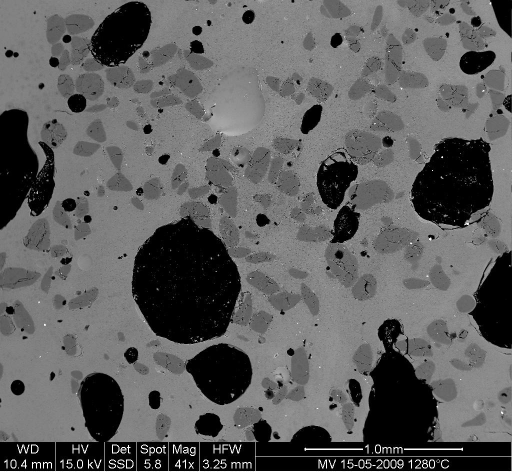
#> input picture image/MV_HFV_012.jpg, 1024 x 943 px (shown at 1/2 size)
$ jupyter execute --allow-errors Scipy.ipynb   (older library calls are emulated)
#> lines starting #> are read from the running program, lines starting #| are printed output that depends on the picture; after the words box and inside, x2 and y2 are one past the last pixel; in counts of white or black regions, pixels touching at a corner belong together
# high-level scientific computing

* scipy는 과학기술 계산을 위한 패키지임

### Interpolation(보간법)
scipy.interpolate 는 실험 결과 자료로 부터 실험하지 않은 결과를 추정하는데 유용한 방법이다.

[cell 1]
import numpy as np
from matplotlib import pyplot as plt
measured_time = np.linspace(0, 1, 10)
noise = (np.random.random(10)*2 - 1) * 1e-1
measures = np.sin(2 * np.pi * measured_time) + noise
measures

[cell 2]
noise

[cell 3]
plt.plot(measured_time, measures) # 시험을 통해 10개 포인트의 결과를 얻었다고 가정하자.
plt.show()
#> figure, not shown here; curve peaks at x = 0.222, y = 1.01

[cell 4]
# 관측하지 않은 포인트의 값을 추정해보자.
from scipy.interpolate import interp1d
linear_interp = interp1d(measured_time, measures)
interpolation_time = np.linspace(0, 1, 50)
linear_results = linear_interp(interpolation_time)
linear_results # 선형 보간법에 의해 50개의 포인트를 추정하였다.

[cell 5]
plt.plot(interpolation_time, linear_results)
plt.show()
#> figure, not shown here; curve peaks at x = 0.224, y = 1

[cell 6]
# 3차 곡선 보간에 의해 추정
cubic_interp = interp1d(measured_time, measures, kind='cubic')
cubic_results = cubic_interp(interpolation_time)
plt.plot(interpolation_time, cubic_results)
plt.show()
#> figure, not shown here; curve peaks at x = 0.245, y = 1.02

### Optimization and fit (최적 적합)

[cell 7]
import numpy as np
from matplotlib import pyplot as plt
x_data = np.linspace(-5, 5, num=50)
y_data = 2.9 * np.sin(1.5 * x_data) + np.random.normal(size=50) # noise발생

[cell 8]
plt.scatter(x_data, y_data)
plt.show()

[cell 9]
def test_func(x, a, b):
    return a * np.sin(b * x)
from scipy import optimize
params, params_covariance = optimize.curve_fit(test_func, x_data, y_data)
print(params)

[cell 10]
yHat = test_func(x_data, params[0], params[1])
plt.scatter(x_data, y_data)
plt.plot(x_data, yHat)
plt.show()
#> figure, not shown here; curve peaks at x = -3.16, y = 2.76

### Finding minimum of scalar function

[cell 11]
def f(x):
    return x**2 + 10*np.sin(x)

x = np.arange(-10, 10, 0.1)
plt.plot(x, f(x))
plt.show() # 이 함수의 최소는 -1.3 근방이고, 지역 최소는 3.8 근방이다.
#> figure, not shown here; curve peaks at x = -10, y = 105.4

[cell 12]
from scipy import optimize
result = optimize.minimize(f, x0=0)
result.x

### Bisection Method(이분법)

* Step 1: 초기값 a, b를 설정한다. (해를 포함하는 구간으로 설정)<br>

   Let interval = (b-a) / 2; m = a + interval

* Step 2: Convexity를 체크한다.<br>

   상단 그림은 해가 [a, b] 사이에 있는 것이고, 하단 그림은 [a, b] 사이에 해가 없는 경우이다. <br>
   만약 해가  [a, b]에 있다면, f(a), f(b) > f(m)를 만족한다. <br>
   이때는 b=m, m = (a+b)/2, interval = interval / 2 로 수정하고 반복한다.<br>
   해가 [a, b]에 없다면 움직이는 방향을 결정해야 한다.<br>
   만약, f(a) > f(m) > f(b) 이라면 오른쪽으로 움직이고 f(a) < f(m) < f(b)라면 왼쪽으로 움직인다. <br>
   오른쪽으로 움직일 때에는 a = a + interval, 왼쪽으로 움직일 때에는 a = a - interval 로 정의하고 <br>
   m = a + interval, b = m + interval 로 정의하고 반복하다.<br>

   interval이 너무 작아 무시할 만하면 반복을 중지하고 m을 출력한다.

<br>

###  Gradient Descent Algorithm(경사하강법)
$ x = x - \alpha \frac {\partial}{\partial x} f(x), \alpha $  is learning rate
#### Exercise: 2차원 함수의 최소 위치 구하기
The six-hump camelback function
$$ f(x,y) =\big (4 - 2.1 x^2 + \frac {x^4}{3} \big)x^2 + xy+(4y^2 -4)y^2 $$

위 함수는 global minimum과 여러개의 local minimum을 갖는다.<br>
이 함수의 global minimum 위치를 구해보자.

[cell 13]
import numpy as np
from matplotlib import pyplot as plt

# Define the function that we are interested in
def sixhump(x):
    return ((4 - 2.1*x[0]**2 + x[0]**4 / 3.) * x[0]**2 + x[0] * x[1]
           + (-4 + 4*x[1]**2) * x[1] **2)
# Make a grid to evaluate the function (for plotting)
x = np.linspace(-2, 2)
y = np.linspace(-1, 1)
xg, yg = np.meshgrid(x, y)

[cell 14]
from mpl_toolkits.mplot3d import Axes3D
fig = plt.figure()
ax = fig.add_subplot(111, projection='3d')
surf = ax.plot_surface(xg, yg, sixhump([xg, yg]), rstride=1, cstride=1,
cmap=plt.cm.jet, linewidth=0, antialiased=False)
ax.set_xlabel('x')
ax.set_ylabel('y')
ax.set_zlabel('f(x, y)')
ax.set_title('Six-hump Camelback function')
plt.show()

[cell 15]
from scipy import optimize
x_min = optimize.minimize(sixhump, x0=[-2,1])
print(x_min.x[0], x_min.x[1])

[cell 16]
# Show the function in 2D
plt.imshow(sixhump([xg, yg]), extent=[-2, 2, -1, 1])
plt.colorbar()
# And the minimum that we've found:
plt.scatter(x_min.x[0], x_min.x[1])
plt.show()

### 함수의 해 구하기
f(x) = 0를 만족하는 해를 구해보자.

[cell 17]
def f(x):
    return x**2 + 10*np.sin(x)
root = optimize.root(f, x0=1)

[cell 18]
x = np.arange(0, 2*np.pi, 0.1)
plt.plot(x, f(x))
plt.show()
#> figure, not shown here; curve peaks at x = 6.2, y = 37.61

[cell 19]
root.x

[cell 20]
root2 = optimize.root(f, x0 =-2.5)

[cell 21]
root2.x

[cell 22]
f(-2.47948183)

###  Image manipulation: scipy.ndimage

[cell 23]
from scipy import misc # Load an image
#> (the rest of this cell did not finish here and is left out)

#> (a cell that did not finish here is left out)

* 이미지 회전 알고리즘 <br>
  P(x,y)를 각도 $\theta$ 만큼 반시계방향으로 회전하면 아래와 같이 $P'(xcos(\theta)-ysin(\theta), xsin(\theta)+ycos(\theta)) $ 이 된다.

  이를 행렬로 나타내면

   $$
   \begin{equation*}
   \left(\begin{array}{cc} x'\\
                           y'\end{array}\right) =
   \left(\begin{array}{cc} cos \theta & -sin \theta \\
                           sin \theta & cos \theta \end{array}\right)
   \left(\begin{array}{cc} x\\
                           y\end{array}\right)
\end{equation*}  $$

  이를 변환된 이미지 기준으로 변형하면 아래와 같이 변환하면 된다.

  $$
   \begin{equation*}
   \left(\begin{array}{cc} x\\
                           y\end{array}\right) =
   \left(\begin{array}{cc} cos \theta & sin \theta \\
                           -sin \theta & cos \theta \end{array}\right)
   \left(\begin{array}{cc} x'\\
                           y'\end{array}\right)
\end{equation*}  $$

### Image filtering

[cell 25]
from scipy import misc
#> (the rest of this cell did not finish here and is left out)

#> (a cell that did not finish here is left out)

#> (a cell that did not finish here is left out)

 * Gaussian Filter


 * Median Filter


<br>
median of [33, 54, 67, 84, 102, 163, 189, 212, 224] = 102 <br>
Window[0,0] = 102 (Change 189 -> 102)

[cell 28]
import numpy as np
import matplotlib.pyplot as plt
from scipy import ndimage # Shift, roate and zoom it
dat = plt.imread('./image/MV_HFV_012.jpg')
#> dat is the input picture: shape (943, 1024); min 0, max 255, mean 94.8

plt.imshow(dat)
plt.show()
dat = dat[:-60]
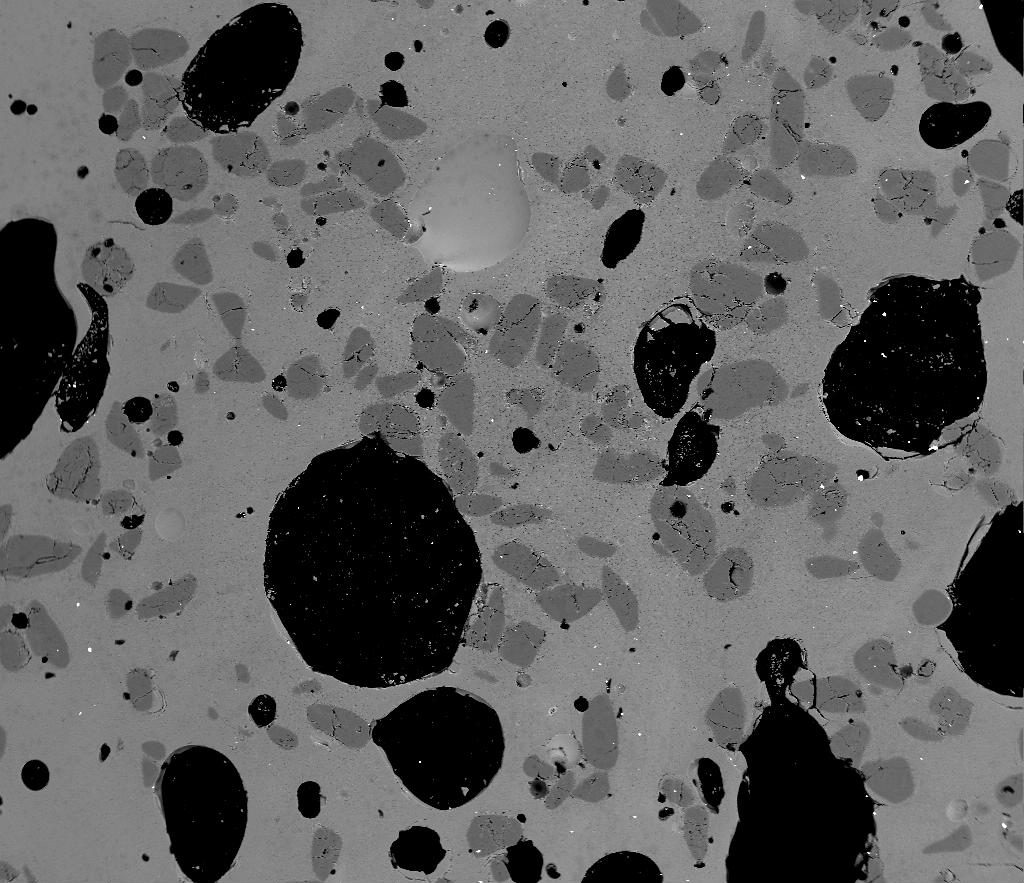
#> dat: shape (883, 1024); min 0, max 255, mean 98.9
plt.imshow(dat)
plt.show()
dat.shape
#> Out = (883, 1024)

[cell 29]
filtdat = ndimage.median_filter(dat, size=(7,7))
filtdat.shape
#> Out = (883, 1024)

[cell 30]
plt.imshow(filtdat)
plt.show()

[cell 31]
hi_dat, bins = np.histogram(dat, bins=np.arange(256))
#> hi_dat = 255 values, max 138117 at index 0, min 1 at index 216, mean 3545.9; bins = 256 values from 0 to 255
hi_filtdat,  bins = np.histogram(filtdat, bins=np.arange(256))
#> hi_filtdat = 255 values, max 140077 at index 0, min 0 at index 180, mean 3545.9
fig, ax = plt.subplots()
ax.plot(bins[:-1], hi_dat)
ax.plot(bins[:-1], hi_filtdat)
plt.show()
#> figure, not shown here; curve peaks at x = 0, y = 138117; curve peaks at x = 0, y = 140077

[cell 32]
# (883, 1024) Picture marks sand and glass as True or False
area1 = filtdat <= 80
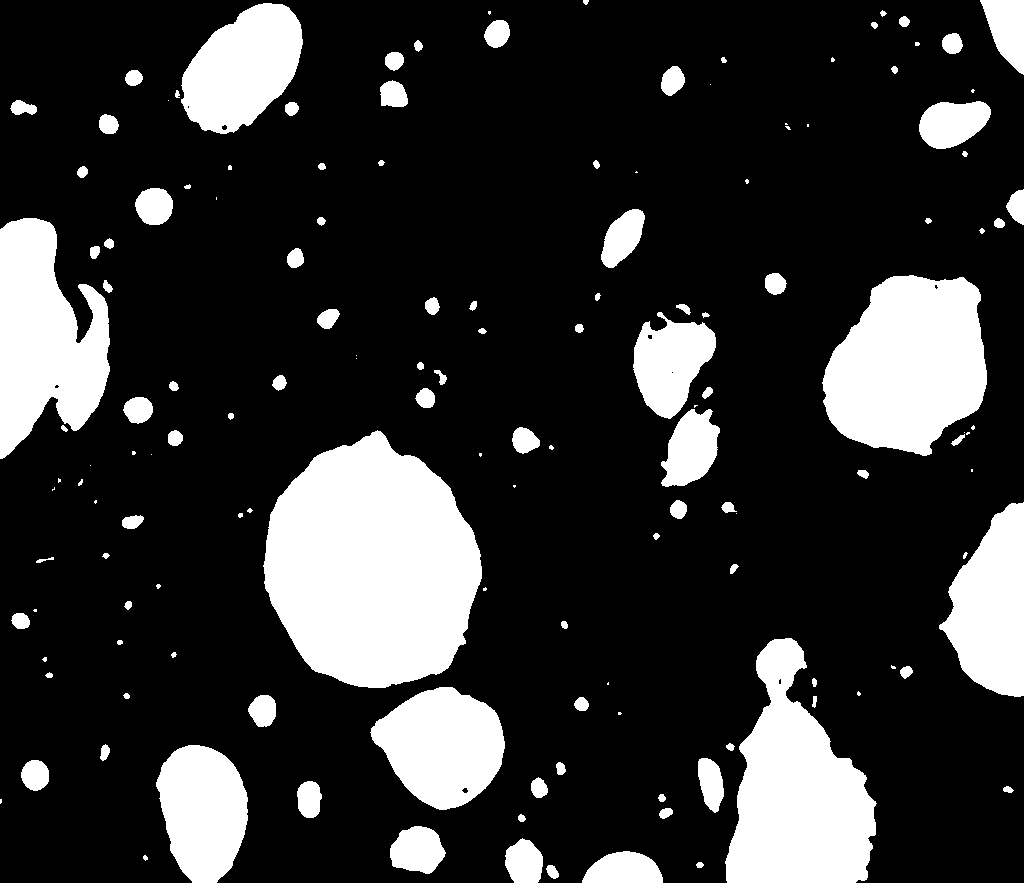
#> area1: shape (883, 1024) bool; 20.2% white; 147 white regions (40 under 20 px), largest, box (x1, y1, x2, y2) and area: (263, 430, 482, 688) 41487, (725, 638, 877, 883) 22617, (822, 275, 987, 456) 22241
area2 = np.logical_and(filtdat > 80, filtdat <= 114)
#> area2: shape (883, 1024) bool; 20.8% white; 994 white regions (841 under 20 px), largest, box (x1, y1, x2, y2) and area: (92, 28, 308, 202) 15365, (342, 308, 551, 528) 13734, (696, 53, 857, 205) 8208
area3 = filtdat > 114
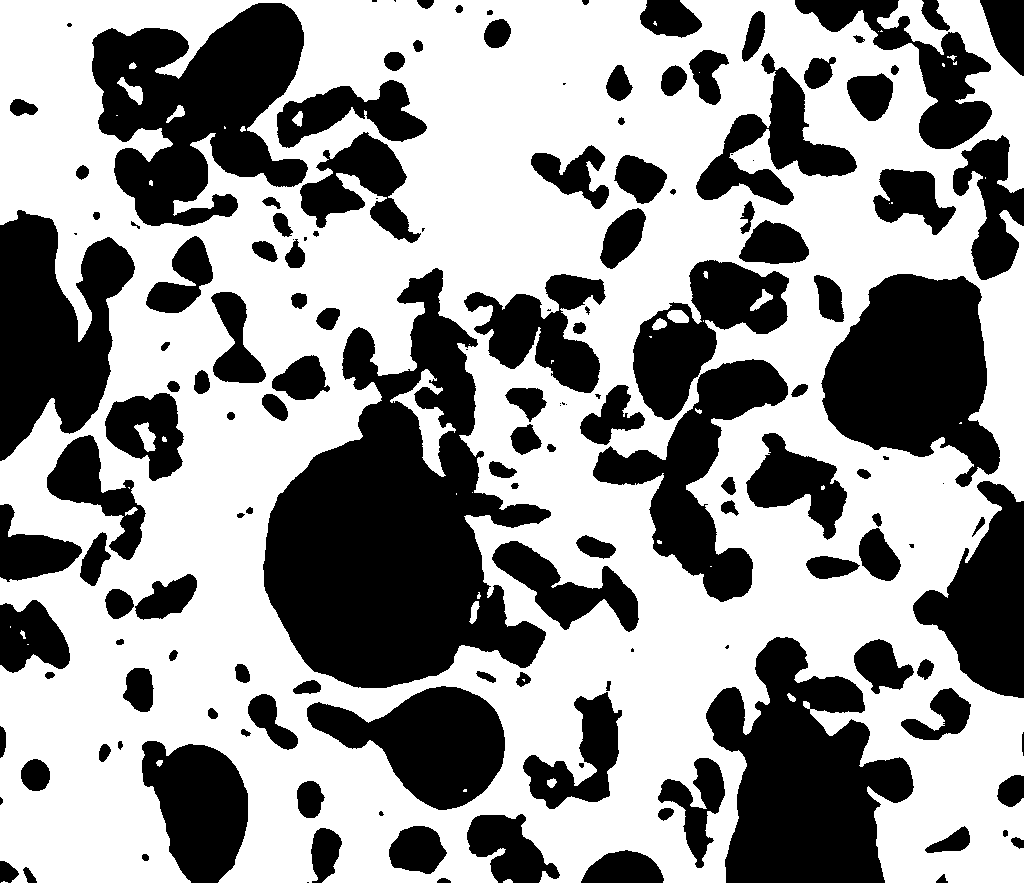
#> area3: shape (883, 1024) bool; 59.1% white; 154 black regions (26 under 20 px), largest, box (x1, y1, x2, y2) and area: (263, 268, 551, 688) 60681, (706, 637, 914, 883) 30444, (92, 3, 308, 226) 29207

[cell 33]
plt.imshow(area1.astype(np.int)) # void area
plt.show()
plt.imshow(area2.astype(np.int)) # unmolten grain area
plt.show()
plt.imshow(area3.astype(np.int)) # glass area
plt.show()

[cell 34]
phases = area1.astype(np.int) + 2*area2.astype(np.int) + 3*area3.astype(np.int)
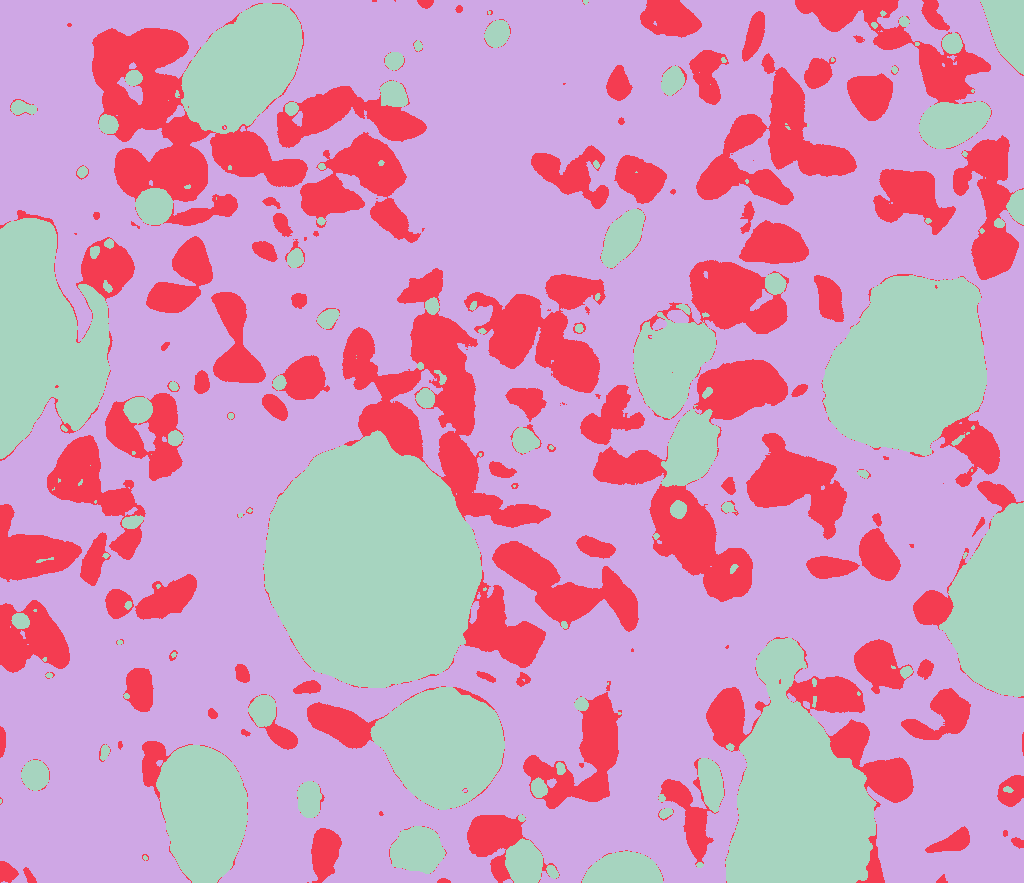
#> phases: shape (883, 1024) int64; 3 distinct labels, from 1 to 3; one colour per label, 0 black
plt.imshow(phases)
plt.show()

[cell 35]
# area labeling and counting example
from scipy.ndimage import label, generate_binary_structure
a = np.array([[0,0,1,1,0,0],
              [0,0,0,1,0,0],
              [1,1,0,0,1,0],
              [0,0,0,1,0,0]])
labeled_array, num_features = label(a)
labeled_array, num_features

[cell 36]
area1_op = ndimage.binary_opening(area1, iterations=2) # corner smoothing
#> area1_op: shape (883, 1024) bool; 20.1% white; 107 white regions (10 under 20 px), largest, box (x1, y1, x2, y2) and area: (263, 430, 482, 688) 41476, (725, 638, 877, 883) 22599, (822, 275, 987, 456) 22235
area1_labels, area1_nb = ndimage.label(area1_op) # void area labeling and counting
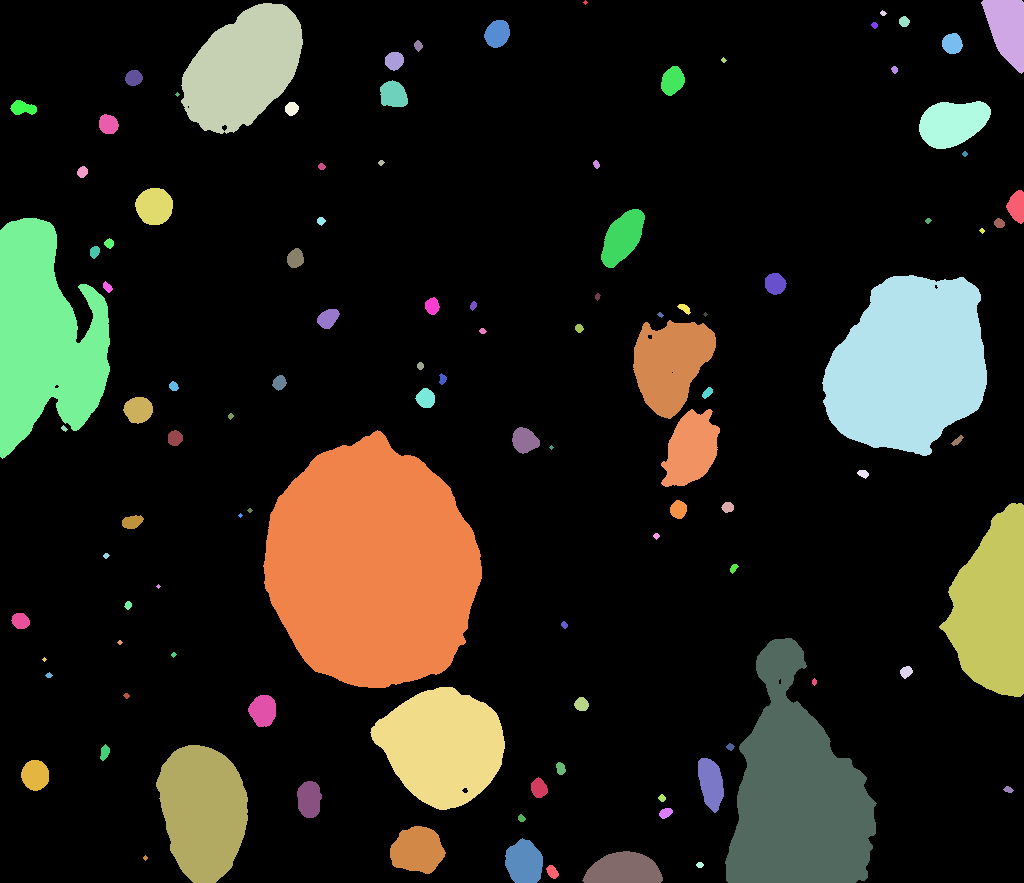
#> area1_labels: shape (883, 1024) int32; 108 distinct labels, from 0 to 107; one colour per label, 0 black
#> area1_nb = 107

[cell 37]
area1_nb
#> Out = 107

[cell 38]
plt.imshow(area1_labels.astype(np.int))
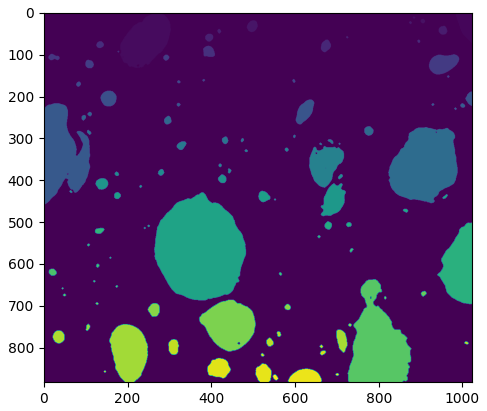
#> figure drawn by matplotlib, 1 panel
